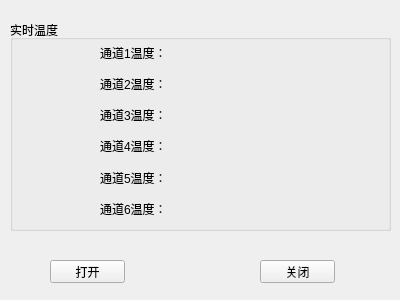
<?xml version="1.0" encoding="UTF-8"?>
<ui version="4.0">
 <class>widget</class>
 <widget class="QWidget" name="widget">
  <property name="geometry">
   <rect>
    <x>0</x>
    <y>0</y>
    <width>400</width>
    <height>300</height>
   </rect>
  </property>
  <property name="windowTitle">
   <string>温度采集模块</string>
  </property>
  <widget class="QPushButton" name="open">
   <property name="geometry">
    <rect>
     <x>50</x>
     <y>260</y>
     <width>75</width>
     <height>23</height>
    </rect>
   </property>
   <property name="text">
    <string>打开</string>
   </property>
  </widget>
  <widget class="QPushButton" name="cls">
   <property name="geometry">
    <rect>
     <x>260</x>
     <y>260</y>
     <width>75</width>
     <height>23</height>
    </rect>
   </property>
   <property name="text">
    <string>关闭</string>
   </property>
  </widget>
  <widget class="QGroupBox" name="groupBox">
   <property name="geometry">
    <rect>
     <x>10</x>
     <y>20</y>
     <width>381</width>
     <height>211</height>
    </rect>
   </property>
   <property name="title">
    <string>实时温度</string>
   </property>
   <widget class="QWidget" name="layoutWidget">
    <property name="geometry">
     <rect>
      <x>90</x>
      <y>20</y>
      <width>191</width>
      <height>181</height>
     </rect>
    </property>
    <layout class="QGridLayout" name="gridLayout">
     <item row="0" column="0">
      <widget class="QLabel" name="label">
       <property name="text">
        <string>通道1温度：</string>
       </property>
      </widget>
     </item>
     <item row="0" column="1">
      <widget class="QLabel" name="label_7">
       <property name="text">
        <string/>
       </property>
      </widget>
     </item>
     <item row="1" column="0">
      <widget class="QLabel" name="label_2">
       <property name="text">
        <string>通道2温度：</string>
       </property>
      </widget>
     </item>
     <item row="1" column="1">
      <widget class="QLabel" name="label_8">
       <property name="text">
        <string/>
       </property>
      </widget>
     </item>
     <item row="2" column="0">
      <widget class="QLabel" name="label_3">
       <property name="text">
        <string>通道3温度：</string>
       </property>
      </widget>
     </item>
     <item row="2" column="1">
      <widget class="QLabel" name="label_9">
       <property name="text">
        <string/>
       </property>
      </widget>
     </item>
     <item row="3" column="0">
      <widget class="QLabel" name="label_4">
       <property name="text">
        <string>通道4温度：</string>
       </property>
      </widget>
     </item>
     <item row="3" column="1">
      <widget class="QLabel" name="label_10">
       <property name="text">
        <string/>
       </property>
      </widget>
     </item>
     <item row="4" column="0">
      <widget class="QLabel" name="label_6">
       <property name="text">
        <string>通道5温度：</string>
       </property>
      </widget>
     </item>
     <item row="4" column="1">
      <widget class="QLabel" name="label_11">
       <property name="text">
        <string/>
       </property>
      </widget>
     </item>
     <item row="5" column="0">
      <widget class="QLabel" name="label_5">
       <property name="text">
        <string>通道6温度：</string>
       </property>
      </widget>
     </item>
     <item row="5" column="1">
      <widget class="QLabel" name="label_12">
       <property name="text">
        <string/>
       </property>
      </widget>
     </item>
    </layout>
   </widget>
  </widget>
 </widget>
 <resources/>
 <connections/>
</ui>
